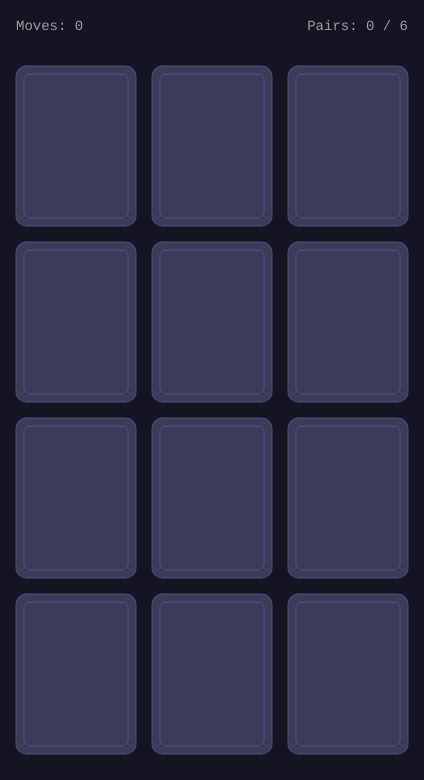
Frame 1 (no input)
Frame 60 (no input): identical to frame 1, image omitted
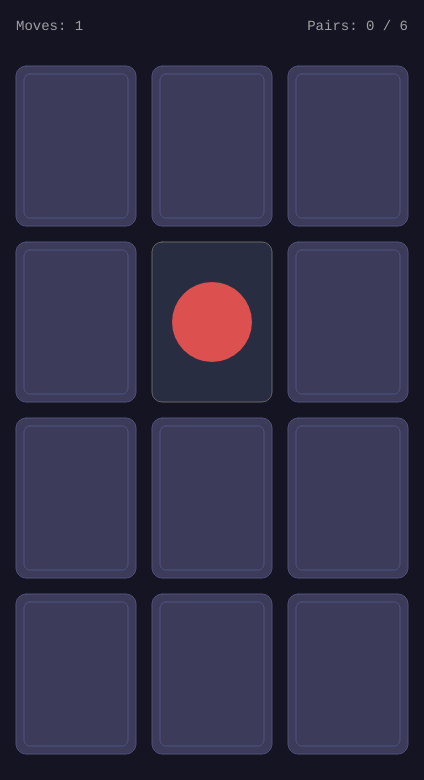
Frame 120 (the mouse pressed at the canvas centre since frame 60)

The p5.js sketch that drew these frames (run headless with seeded random() and noise() and a simulated clock; from frame 60 on, the mouse is pressed at the canvas centre):

// p5.js sketch
// ── sketch.js
// ============================================================
// Week 9 Example 1 — Card Flip Mechanic
// ============================================================
// This sketch introduces the core mechanics of a card
// matching game:
//   1. A grid of cards drawn with p5.js shapes
//   2. Click to flip a card face up
//   3. Two cards flipped — check if they match
//   4. Matched cards stay face up, unmatched flip back
//   5. Win when all pairs are matched
//
// No JSON, no levels yet — just the core mechanic.
// Example 2 adds multiple levels, JSON, and debug tools.
// ============================================================

// ------------------------------------------------------------
// CARD CONFIGURATION
// A 3x4 grid — 12 cards, 6 pairs.
// All layout values are defined as constants so they are
// easy to adjust without hunting through the code.
// ------------------------------------------------------------
const GRID_COLS = 3;
const GRID_ROWS = 4;
const CARD_W    = 120;
const CARD_H    = 160;
const CARD_GAP  = 16;

// Card back colour — stored as an array for use with fill()
const BACK_COLOR = [60, 60, 90];

// ------------------------------------------------------------
// CARD TYPES
// The 6 unique card types — each appears twice in the deck.
// symbol — which shape to draw on the card face
// color  — fill colour for the shape as an RGB array
// ------------------------------------------------------------
const CARD_TYPES = [
  { symbol: "circle",   color: [220, 80,  80]  },
  { symbol: "square",   color: [80,  180, 220] },
  { symbol: "triangle", color: [80,  200, 120] },
  { symbol: "diamond",  color: [220, 180, 60]  },
  { symbol: "star",     color: [180, 80,  220] },
  { symbol: "cross",    color: [220, 140, 60]  },
];

// ------------------------------------------------------------
// GAME STATE
// cards    — array of all card objects
// flipped  — indices of currently face-up unmatched cards
//            (max 2 at a time)
// moves    — total number of flips taken
// matchCount — number of pairs matched so far
// checking — true while we pause to show a mismatch before
//            flipping the cards back over
// checkTimer — counts down each frame during the pause
// ------------------------------------------------------------
let cards      = [];
let flipped    = [];
let moves      = 0;
let matchCount = 0;
let checking   = false;
let checkTimer = 0;

let gameWon = false;

// ============================================================
// setup()
// Runs once at the very start of the sketch.
// Canvas size is calculated from the grid constants so it
// always fits exactly — no magic numbers needed.
// ============================================================
function setup() {
  // Calculate canvas size from grid dimensions
  let w = GRID_COLS * CARD_W + (GRID_COLS + 1) * CARD_GAP;
  let h = GRID_ROWS * CARD_H + (GRID_ROWS + 1) * CARD_GAP + 60; // +60 for HUD
  createCanvas(w, h);
  textFont("monospace");
  buildDeck();
}

// ============================================================
// draw()
// Runs repeatedly in a loop after setup() finishes.
// Calls updateGame() to advance state, then draws everything.
// ============================================================
function draw() {
  background(20, 20, 35);

  drawHUD();
  updateGame();

  for (let i = 0; i < cards.length; i++) {
    drawCard(cards[i]);
  }

  if (gameWon) drawWinScreen();
}

// ------------------------------------------------------------
// buildDeck()
// Creates one pair for each card type, shuffles the deck
// using the Fisher-Yates algorithm, and positions each card
// in its grid slot.
//
// Fisher-Yates shuffle — the standard way to shuffle an array
// fairly. Works by iterating backwards and swapping each card
// with a randomly chosen card at or before its position.
// This guarantees every possible order is equally likely.
// ------------------------------------------------------------
function buildDeck() {
  cards      = [];
  flipped    = [];
  moves      = 0;
  matchCount = 0;
  checking   = false;
  gameWon    = false;

  // Create two cards for each type (one pair per type)
  let deck = [];
  for (let i = 0; i < CARD_TYPES.length; i++) {
    deck.push({ typeIndex: i });
    deck.push({ typeIndex: i });
  }

  // Fisher-Yates shuffle
  // Iterates from the last element backward, swapping each
  // with a random element at or before its position
  for (let i = deck.length - 1; i > 0; i--) {
    let j   = floor(random(i + 1));
    let tmp = deck[i];
    deck[i] = deck[j];
    deck[j] = tmp;
  }

  // Place shuffled cards into grid positions
  for (let row = 0; row < GRID_ROWS; row++) {
    for (let col = 0; col < GRID_COLS; col++) {
      let index = row * GRID_COLS + col;
      let x     = CARD_GAP + col * (CARD_W + CARD_GAP);
      let y     = 50 + CARD_GAP + row * (CARD_H + CARD_GAP); // 50px offset for HUD

      cards.push({
        x:         x,
        y:         y,
        typeIndex: deck[index].typeIndex,
        faceUp:    false, // is the card currently showing its face?
        matched:   false, // has this card been permanently matched?
      });
    }
  }
}

// ------------------------------------------------------------
// updateGame()
// Handles the mismatch timer each frame.
// When two non-matching cards are flipped, checking becomes
// true and checkTimer counts down. When it reaches 0, both
// cards are flipped back face down and the player can try again.
// ------------------------------------------------------------
function updateGame() {
  if (!checking) return;

  checkTimer--;
  if (checkTimer <= 0) {
    // Flip unmatched cards back face down
    for (let i = 0; i < flipped.length; i++) {
      cards[flipped[i]].faceUp = false;
    }
    flipped  = [];
    checking = false;
  }
}

// ------------------------------------------------------------
// drawCard(card)
// Draws either the card back or the card face depending
// on whether card.faceUp or card.matched is true.
// Matched cards show a coloured border to distinguish them
// from cards that are only temporarily flipped.
// push() and pop() isolate drawing styles to this function.
// ------------------------------------------------------------
function drawCard(card) {
  push();

  if (card.faceUp || card.matched) {
    // --- Card face ---
    let type = CARD_TYPES[card.typeIndex];

    // Slightly different background for matched cards
    fill(card.matched ? 50 : 40, card.matched ? 60 : 45, card.matched ? 70 : 65);

    // Coloured border for matched cards, plain grey for flipped
    stroke(card.matched ? color(type.color[0], type.color[1], type.color[2]) : 100);
    strokeWeight(card.matched ? 3 : 1);
    rect(card.x, card.y, CARD_W, CARD_H, 10);

    // Draw the symbol centred on the card
    let cx = card.x + CARD_W / 2;
    let cy = card.y + CARD_H / 2;
    drawSymbol(type.symbol, type.color, cx, cy, 40);

  } else {
    // --- Card back ---
    fill(BACK_COLOR[0], BACK_COLOR[1], BACK_COLOR[2]);
    stroke(80, 80, 120);
    strokeWeight(1);
    rect(card.x, card.y, CARD_W, CARD_H, 10);

    // Inner border pattern on the back
    noFill();
    stroke(80, 80, 130);
    strokeWeight(1);
    rect(card.x + 8, card.y + 8, CARD_W - 16, CARD_H - 16, 6);

    // Hover highlight — subtle white overlay when mouse is over
    if (isMouseOverCard(card) && !checking) {
      fill(255, 255, 255, 20);
      noStroke();
      rect(card.x, card.y, CARD_W, CARD_H, 10);
    }
  }

  pop();
}

// ------------------------------------------------------------
// drawSymbol(symbol, col, cx, cy, size)
// Draws a shape centred at (cx, cy) with the given size.
// Each symbol is a different p5.js drawing approach:
//   circle   — ellipse()
//   square   — rect() with rectMode(CENTER)
//   triangle — triangle()
//   diamond  — quad() (four-point polygon)
//   star     — beginShape() with alternating inner/outer radius
//   cross    — beginShape() with 12 vertices
// ------------------------------------------------------------
function drawSymbol(symbol, col, cx, cy, size) {
  fill(col[0], col[1], col[2]);
  noStroke();

  if (symbol === "circle") {
    ellipse(cx, cy, size * 2, size * 2);

  } else if (symbol === "square") {
    rectMode(CENTER); // draw rect from centre
    rect(cx, cy, size * 1.8, size * 1.8, 6);
    rectMode(CORNER); // restore default

  } else if (symbol === "triangle") {
    triangle(
      cx,        cy - size,  // top point
      cx - size, cy + size,  // bottom left
      cx + size, cy + size,  // bottom right
    );

  } else if (symbol === "diamond") {
    quad(
      cx,        cy - size, // top
      cx + size, cy,        // right
      cx,        cy + size, // bottom
      cx - size, cy,        // left
    );

  } else if (symbol === "star") {
    // Five-pointed star — 10 vertices alternating outer and inner radius
    beginShape();
    for (let i = 0; i < 10; i++) {
      let angle = (TWO_PI / 10) * i - HALF_PI;
      // Even indices = outer points, odd indices = inner points
      let r = i % 2 === 0 ? size : size * 0.45;
      vertex(cx + cos(angle) * r, cy + sin(angle) * r);
    }
    endShape(CLOSE);

  } else if (symbol === "cross") {
    // Plus-sign cross — 12 vertices tracing the outline
    let t = size * 0.35; // arm thickness
    beginShape();
    vertex(cx - t, cy - size); // top left of top arm
    vertex(cx + t, cy - size); // top right of top arm
    vertex(cx + t, cy - t);    // inner top right
    vertex(cx + size, cy - t); // right of right arm
    vertex(cx + size, cy + t); // right of right arm (bottom)
    vertex(cx + t, cy + t);    // inner bottom right
    vertex(cx + t, cy + size); // bottom right of bottom arm
    vertex(cx - t, cy + size); // bottom left of bottom arm
    vertex(cx - t, cy + t);    // inner bottom left
    vertex(cx - size, cy + t); // left of left arm (bottom)
    vertex(cx - size, cy - t); // left of left arm (top)
    vertex(cx - t, cy - t);    // inner top left
    endShape(CLOSE);
  }
}

// ------------------------------------------------------------
// mousePressed()
// A built-in p5.js event function — fires once per click.
// Checks which card was clicked and handles the flip logic:
//   1. Flip the clicked card face up
//   2. If two cards are now flipped, check for a match
//   3. Match: mark both as matched, check for win
//   4. No match: start the mismatch timer (checking = true)
// ------------------------------------------------------------
function mousePressed() {
  if (checking || gameWon) return;

  for (let i = 0; i < cards.length; i++) {
    let card = cards[i];

    // Skip already matched or currently face-up cards
    if (card.matched || card.faceUp) continue;

    if (isMouseOverCard(card)) {
      // Flip this card face up and record it
      card.faceUp = true;
      flipped.push(i);
      moves++;

      // If two cards are now face up, check for a match
      if (flipped.length === 2) {
        let a = cards[flipped[0]];
        let b = cards[flipped[1]];

        if (a.typeIndex === b.typeIndex) {
          // Match — mark both permanently face up
          a.matched = true;
          b.matched = true;
          flipped   = [];
          matchCount++;

          // All pairs matched — game is won
          if (matchCount === CARD_TYPES.length) {
            gameWon = true;
          }
        } else {
          // No match — pause then flip back
          // checkTimer controls how long the cards stay visible
          checking   = true;
          checkTimer = 50; // ~50 frames before flipping back
        }
      }

      break; // only flip one card per click
    }
  }
}

// ------------------------------------------------------------
// mouseClicked()
// A built-in p5.js event function — fires once per click.
// Used here separately from mousePressed() to handle the
// win screen reset, keeping the two responsibilities clear.
// ------------------------------------------------------------
function mouseClicked() {
  if (gameWon) buildDeck();
}

// ------------------------------------------------------------
// isMouseOverCard(card)
// Returns true if the mouse is currently inside the card's
// bounding rectangle. Used for click detection and hover highlight.
// ------------------------------------------------------------
function isMouseOverCard(card) {
  return (
    mouseX > card.x &&
    mouseX < card.x + CARD_W &&
    mouseY > card.y &&
    mouseY < card.y + CARD_H
  );
}

// ------------------------------------------------------------
// drawHUD()
// HUD = Heads Up Display.
// Shows move count and matched pairs at the top of the canvas.
// ------------------------------------------------------------
function drawHUD() {
  noStroke();
  fill(160);
  textSize(14);
  textAlign(LEFT);
  textFont("monospace");
  text("Moves: " + moves, 16, 30);

  textAlign(RIGHT);
  text("Pairs: " + matchCount + " / " + CARD_TYPES.length, width - 16, 30);
}

// ------------------------------------------------------------
// drawWinScreen()
// Semi-transparent overlay drawn on top of the cards.
// Shows total moves taken and prompts the player to click
// anywhere to play again.
// ------------------------------------------------------------
function drawWinScreen() {
  fill(0, 0, 0, 180);
  rect(0, 0, width, height);

  fill(80, 220, 160);
  textAlign(CENTER);
  textSize(40);
  textFont("monospace");
  text("You matched them all!", width / 2, height / 2 - 20);

  fill(200);
  textSize(16);
  text("Moves taken: " + moves, width / 2, height / 2 + 20);

  fill(255);
  textSize(14);
  text("Click anywhere to play again", width / 2, height / 2 + 55);
}

// ── style.css
* { margin: 0; padding: 0; box-sizing: border-box; }
body { background-color: #0a0a0a; display: flex; justify-content: center; align-items: center; height: 100vh; }
canvas { display: block; }
